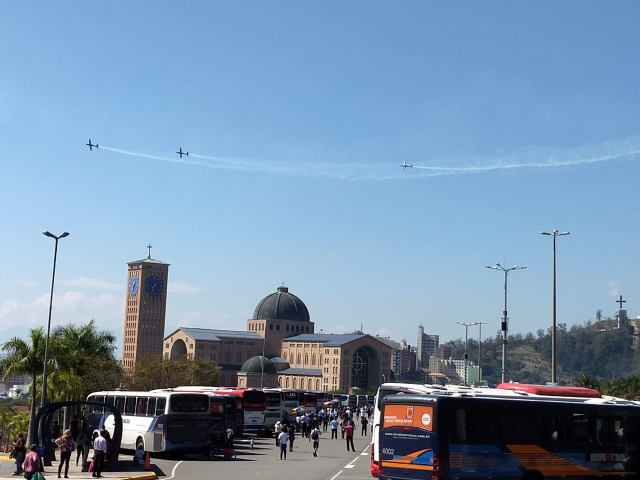
#> input picture computerVision/aparecida.jpeg, 1280 x 960 px (shown at 1/2 size)
$ python conv.py --image aparecida.jpeg
#> lines starting #> are read from the running program, lines starting #| are printed output that depends on the picture
import numpy as np
import cv2
import argparse
from skimage.exposure import rescale_intensity


def convolution(image, K):
	(imgH, imgW) = image.shape[:2]
	(kH, kW) = K.shape[:2]

	pad = (kW - 1) // 2
	img = cv2.copyMakeBorder(image, pad, pad, pad, pad,
		cv2.BORDER_REPLICATE)
	output = np.zeros((imgH, imgW), dtype='float')

	for y in np.arange(pad, imgH + pad):
		for x in np.arange(pad, imgW + pad):
			roi = img[y - pad:y + pad + 1, x - pad:x + pad + 1]
			k = (roi * K).sum()
			output[y - pad, x - pad] = k

	output = rescale_intensity(output, in_range=(0,255))
	output = (output * 255).astype("uint8")

	return output

ap = argparse.ArgumentParser()
ap.add_argument("-i", "--image", required=True,
	help="path to input image")
args = vars(ap.parse_args())


#Convolutions kernels
smallBlur = np.ones((7, 7), dtype="float") * (1.0 / (7 * 7))
largeBlur = np.ones((21, 21), dtype="float") * (1.0 / (21 * 21))

sharpen = np.array((
	[0, -1, 0],
	[-1, 5, -1],
	[0, -1, 0]), dtype='int')

laplacian = np.array((
	[0, 1, 0],
	[-1, -4, -1],
	[0, 1, 0]), dtype='int')

sobelX = np.array((
	[-1, 0, 1],
	[-2, 0, 2],
	[-1, 0, 1]), dtype='int')

sobelY = np.array((
	[-1, -2, -1],
	[0, 0, 0],
	[1, 2, 1]), dtype='int')

embross = np.array((
	[-2, -1, 0],
	[-1, 1, 1],
	[0, 1, 2]), dtype='int')

kernelBank = (
	("small_Blur", smallBlur),
	("large_Blur", largeBlur),
	("sharpen", sharpen),
	("laplacian", laplacian),
	("sobelX", sobelX),
	("sobelY", sobelY),
	("embross", embross))

img_original = cv2.imread(args["image"])
#> img_original is the input picture: shape (960, 1280, 3); mean B, G, R 171.7, 145.7, 119.9
img_rs = cv2.resize(img_original, (0,0), fx=0.25, fy=0.25)
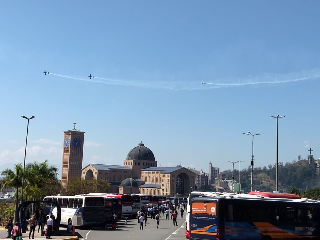
#> img_rs: shape (240, 320, 3); mean B, G, R 171.8, 145.8, 120
img_gray = cv2.cvtColor(img_rs, cv2.COLOR_BGR2GRAY)
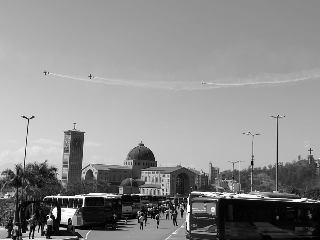
#> img_gray: shape (240, 320); min 0, max 255, mean 141

for (kerneName, K) in kernelBank:
	print("[INFO] applying {0} kernel".format(kerneName))
	convOutput = convolution(img_gray, K)

	cv2.imshow("Orignal", img_gray)
	cv2.imshow("{0} - convolution".format(kerneName), convOutput)
	cv2.waitKey(0)
	cv2.destroyAllWindows()
#> this loop made 7 passes
#> pass 1, in convolution, `img = cv2.copyMakeBorder(image, pad, pad, pad, pad, cv2.BORDER_REPLICA..`:
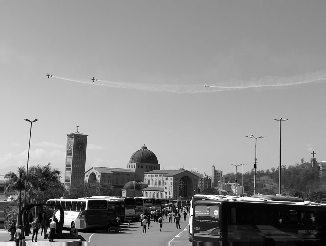
#> img: shape (246, 326); min 0, max 255, mean 140.7
#> pass 1, `convOutput = convolution(img_gray, K)`:
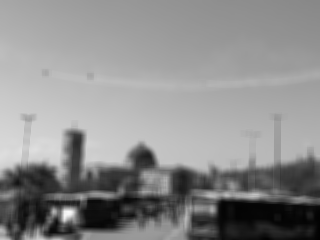
#> convOutput: shape (240, 320); min 1, max 249, mean 140.5
#> pass 2, in convolution (call 2), `img = cv2.copyMakeBorder(image, pad, pad, pad, pad, cv2.BORDER_REPLICA..`:
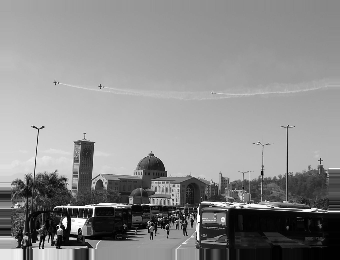
#> img: shape (260, 340); min 0, max 255, mean 140
#> pass 2, `convOutput = convolution(img_gray, K)`:
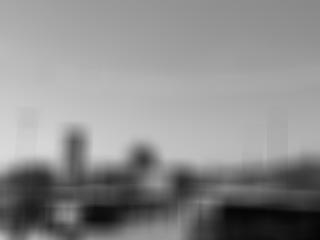
#> convOutput: shape (240, 320); min 4, max 217, mean 140.6
